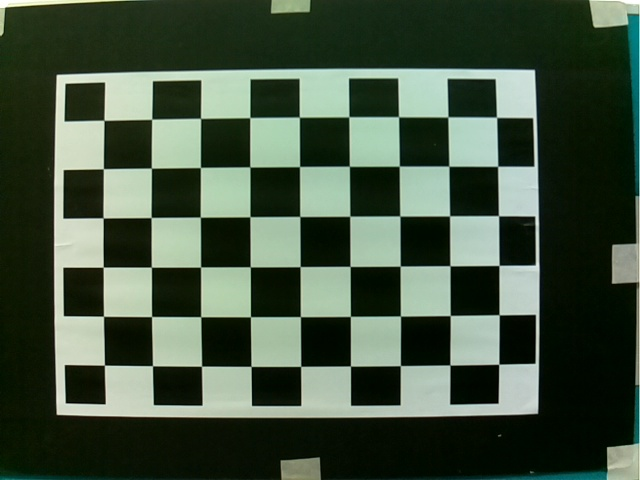
#> input picture milestone5/calibration/images/img_00.png, 640 x 480 px; its folder holds only this picture in this run
$ python testing.py
#> lines starting #> are read from the running program, lines starting #| are printed output that depends on the picture; after the words box and inside, x2 and y2 are one past the last pixel; in counts of white or black regions, pixels touching at a corner belong together; long printed decimals are rounded
#!/usr/bin/env python

import cv2
import numpy as np
import os
import glob

# Defining the dimensions of checkerboard
CHECKERBOARD = (6,9)
criteria = (cv2.TERM_CRITERIA_EPS + cv2.TERM_CRITERIA_MAX_ITER, 30, 0.001)

# Creating vector to store vectors of 3D points for each checkerboard image
objpoints = []
# Creating vector to store vectors of 2D points for each checkerboard image
imgpoints = []


# Defining the world coordinates for 3D points
objp = np.zeros((1, CHECKERBOARD[0] * CHECKERBOARD[1], 3), np.float32)
objp[0,:,:2] = np.mgrid[0:CHECKERBOARD[0], 0:CHECKERBOARD[1]].T.reshape(-1, 2)
prev_img_shape = None

# Extracting path of individual image stored in a given directory
images = glob.glob('./images/*.png')
for fname in images:
    img = cv2.imread(fname)
#> img is the input picture: shape (480, 640, 3); mean B, G, R 64.8, 82.7, 67
    gray = cv2.cvtColor(img,cv2.COLOR_BGR2GRAY)
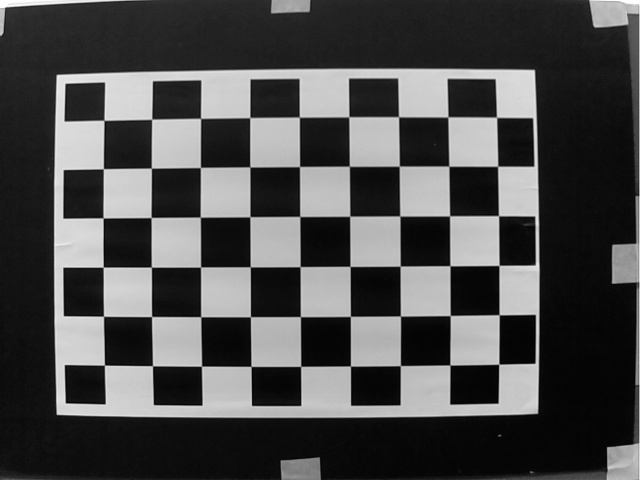
#> gray: shape (480, 640); min 0, max 255, mean 75.9
    # Find the chess board corners
    # If desired number of corners are found in the image then ret = true
    ret, corners = cv2.findChessboardCorners(gray, CHECKERBOARD, cv2.CALIB_CB_ADAPTIVE_THRESH + cv2.CALIB_CB_FAST_CHECK + cv2.CALIB_CB_NORMALIZE_IMAGE)
#> ret = True; corners = 54 rows, first 8: [104.5, 365.1], [103.5, 316.2], [103.2, 267.1], [103.2, 217.9], [103.4, 168.7], [104, 120.3], [152.5, 365.7], [151.6, 316.5]

    """
    If desired number of corner are detected,
    we refine the pixel coordinates and display
    them on the images of checker board
    """
    if ret == True:
        objpoints.append(objp)
        # refining pixel coordinates for given 2d points.
        corners2 = cv2.cornerSubPix(gray, corners, (11,11),(-1,-1), criteria)
#> corners2 = 54 rows, first 8: [104.4, 365.2], [103.5, 316.3], [103.2, 267.2], [103.1, 217.9], [103.4, 168.7], [103.9, 120.3], [152.5, 365.7], [151.6, 316.5]

        imgpoints.append(corners2)

        # Draw and display the corners
        img = cv2.drawChessboardCorners(img, CHECKERBOARD, corners2, ret)
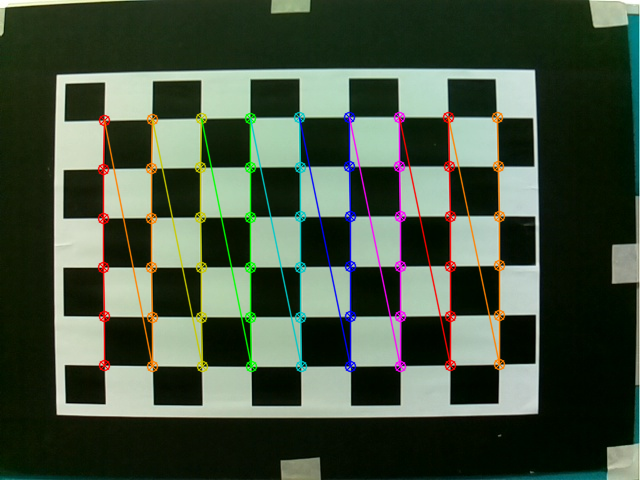
#> img: shape (480, 640, 3); 5.55% of pixels changed, all inside (x1, y1, x2, y2) = (97, 111, 506, 373)

    cv2.imshow('img',img)
    cv2.waitKey(0)

cv2.destroyAllWindows()

h,w = img.shape[:2]
#> h = 480; w = 640

"""
Performing camera calibration by
passing the value of known 3D points (objpoints)
and corresponding pixel coordinates of the
detected corners (imgpoints)
"""
ret, mtx, dist, rvecs, tvecs = cv2.calibrateCamera(objpoints, imgpoints, gray.shape[::-1], None, None)
#> ret = 0.125; mtx = [[1275.7, 0, 305.1], [0, 1271.9, 185.9], [0, 0, 1]]; dist = [[-0.391, -5.18, 0.0217, 0.00147, 58.57]]; rvecs = ([-0.0361, -0.004, -1.58],); tvecs = ([-4.09, 3.64, 25.52],)

print("Camera matrix : \n")
print(mtx)
#| [[1.27566784e+03 0.00000000e+00 3.05119503e+02]
#|  [0.00000000e+00 1.27189374e+03 1.85859137e+02]
#|  [0.00000000e+00 0.00000000e+00 1.00000000e+00]]
print("dist : \n")
print(dist)
#| [[-3.91481665e-01 -5.17885085e+00  2.16679718e-02  1.47149909e-03
#|    5.85748284e+01]]
print("rvecs : \n")
print(rvecs)
#| (array([[-0.03613],
#|        [-0.004001],
#|        [-1.576]]),)
print("tvecs : \n")
print(tvecs)
#| (array([[-4.089],
#|        [ 3.636],
#|        [25.520]]),)

# save the intrinsic parameters
dataDir = "{}/param/".format(os.getcwd())
print("\nIntrinsic parameters:\n", mtx)
#| Intrinsic parameters:
#|  [[1.27566784e+03 0.00000000e+00 3.05119503e+02]
#|  [0.00000000e+00 1.27189374e+03 1.85859137e+02]
#|  [0.00000000e+00 0.00000000e+00 1.00000000e+00]]
fileNameI = "{}intrinsic.txt".format(dataDir)
np.savetxt(fileNameI, mtx, delimiter=',')

$ run again, on milestone5/calibration/images/img_04.png
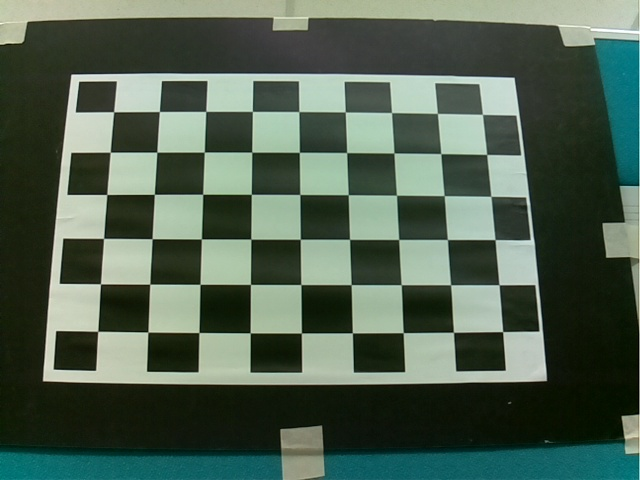
#> input picture milestone5/calibration/images/img_04.png, 640 x 480 px
#> img is the input picture: shape (480, 640, 3); mean B, G, R 81.1, 96.3, 79
#> `gray = cv2.cvtColor(img,cv2.COLOR_BGR2GRAY)`:
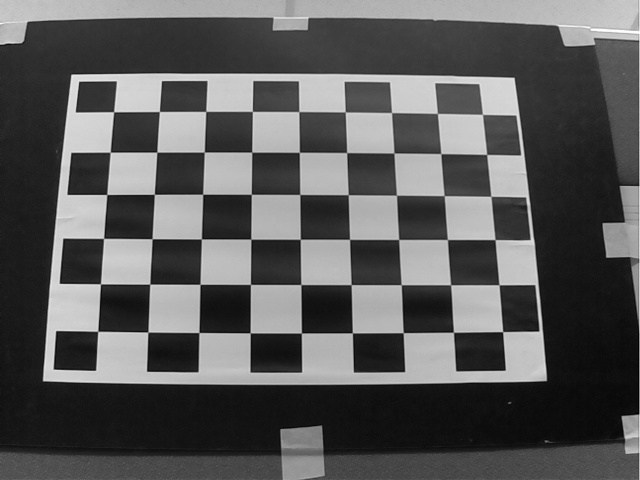
#> gray: shape (480, 640); min 1, max 254, mean 89.4
#> `ret, corners = cv2.findChessboardCorners(gray, CHECKERBOARD, cv2.CALIB..`: ret = True; corners = 54 rows, first 8: [97.75, 331.3], [100.5, 283.9], [103.6, 238.4], [106.8, 194.5], [110.3, 152.2], [113.6, 111.8], [147.9, 332], [149.7, 284.2]
#> corners2 = 54 rows, first 8: [97.7, 331.3], [100.5, 283.8], [103.6, 238.4], [106.8, 194.5], [110.2, 152.2], [113.6, 111.7], [147.9, 332.1], [149.7, 284.1]
#> `img = cv2.drawChessboardCorners(img, CHECKERBOARD, corners2, ret)`:
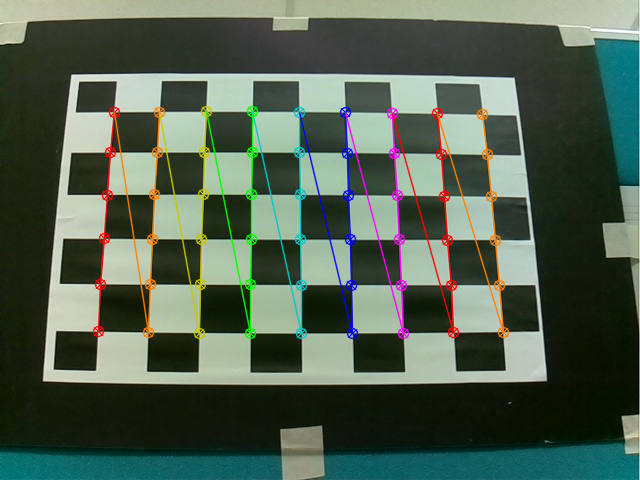
#> img: shape (480, 640, 3); 5.11% of pixels changed, all inside (x1, y1, x2, y2) = (92, 105, 510, 340)
#> `ret, mtx, dist, rvecs, tvecs = cv2.calibrateCamera(objpoints, imgpoint..`: ret = 0.228; mtx = [[1139.5, 0, 299.7], [0, 1131.4, 199.9], [0, 0, 1]]; dist = [[-0.115, -9.04, 0.0181, 0.000668, 73.94]]; rvecs = ([-0.325, -0.377, -1.54],); tvecs = ([-3.97, 2.58, 22.07],)
#| [[1.13953907e+03 0.00000000e+00 2.99723622e+02]
#|  [0.00000000e+00 1.13135949e+03 1.99899670e+02]
#|  [0.00000000e+00 0.00000000e+00 1.00000000e+00]]
#| [[-1.15258850e-01 -9.03806614e+00  1.81217669e-02  6.67740395e-04
#|    7.39440760e+01]]
#| (array([[-0.3252],
#|        [-0.377],
#|        [-1.545]]),)
#| (array([[-3.966],
#|        [ 2.579],
#|        [22.073]]),)
#| Intrinsic parameters:
#|  [[1.13953907e+03 0.00000000e+00 2.99723622e+02]
#|  [0.00000000e+00 1.13135949e+03 1.99899670e+02]
#|  [0.00000000e+00 0.00000000e+00 1.00000000e+00]]

$ run again, on milestone5/calibration/images/img_05.png
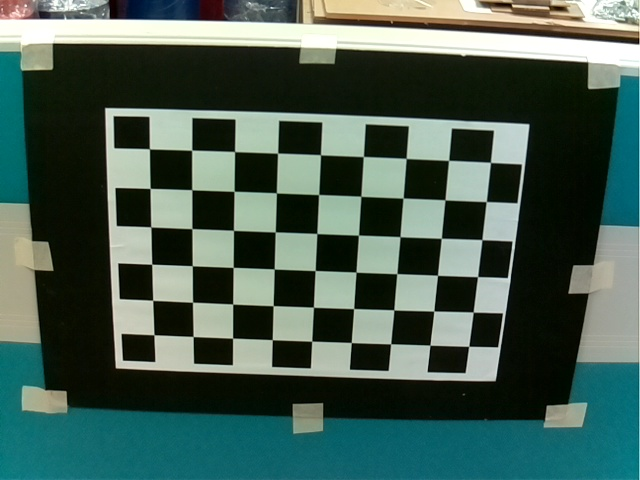
#> input picture milestone5/calibration/images/img_05.png, 640 x 480 px
#> img is the input picture: shape (480, 640, 3); mean B, G, R 82.2, 92.5, 69.8
#> `gray = cv2.cvtColor(img,cv2.COLOR_BGR2GRAY)`:
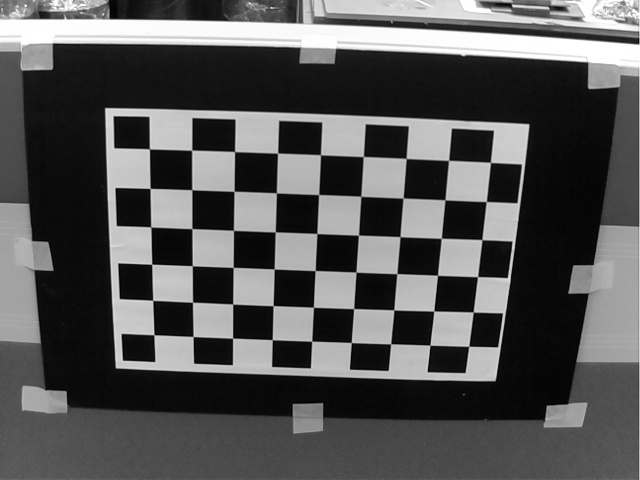
#> gray: shape (480, 640); min 0, max 255, mean 84.6
#> `ret, corners = cv2.findChessboardCorners(gray, CHECKERBOARD, cv2.CALIB..`: ret = True; corners = 54 rows, first 8: [154, 334.7], [152.6, 300.2], [151.7, 264.2], [150.7, 226.9], [150.2, 188.4], [149.4, 148.8], [193.1, 336.5], [192.6, 302.2]
#> corners2 = 54 rows, first 8: [153.9, 334.8], [152.7, 300.3], [151.7, 264.2], [150.8, 226.9], [150.1, 188.4], [149.4, 148.8], [193.1, 336.5], [192.5, 302.2]
#> `img = cv2.drawChessboardCorners(img, CHECKERBOARD, corners2, ret)`:
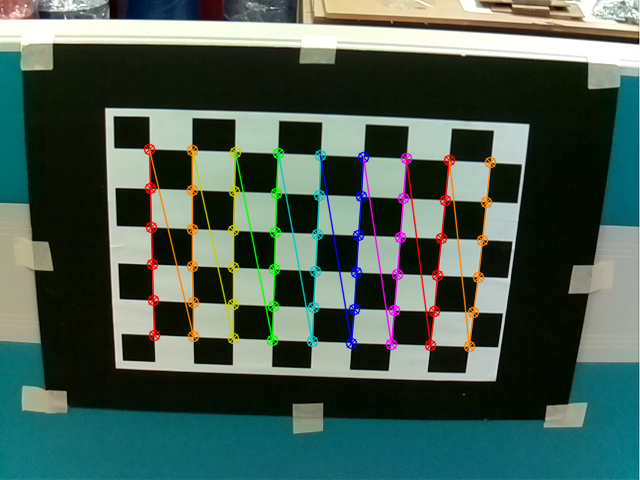
#> img: shape (480, 640, 3); 4.54% of pixels changed, all inside (x1, y1, x2, y2) = (143, 143, 497, 353)
#> `ret, mtx, dist, rvecs, tvecs = cv2.calibrateCamera(objpoints, imgpoint..`: ret = 0.237; mtx = [[1516, 0, 317.7], [0, 1705.1, 245.8], [0, 0, 1]]; dist = [[-1.7, 146.1, -0.00868, -0.00128, -5952.1]]; rvecs = ([0.506, 0.483, -1.47],); tvecs = ([-4.14, 2.01, 37.92],)
#| [[1.51601719e+03 0.00000000e+00 3.17652948e+02]
#|  [0.00000000e+00 1.70508218e+03 2.45828822e+02]
#|  [0.00000000e+00 0.00000000e+00 1.00000000e+00]]
#| [[-1.69647749e+00  1.46100829e+02 -8.67897263e-03 -1.27878292e-03
#|   -5.95205178e+03]]
#| (array([[ 0.5062],
#|        [ 0.4832],
#|        [-1.472]]),)
#| (array([[-4.145],
#|        [ 2.010],
#|        [37.917]]),)
#| Intrinsic parameters:
#|  [[1.51601719e+03 0.00000000e+00 3.17652948e+02]
#|  [0.00000000e+00 1.70508218e+03 2.45828822e+02]
#|  [0.00000000e+00 0.00000000e+00 1.00000000e+00]]

$ run again, on milestone5/calibration/images/img_06.png
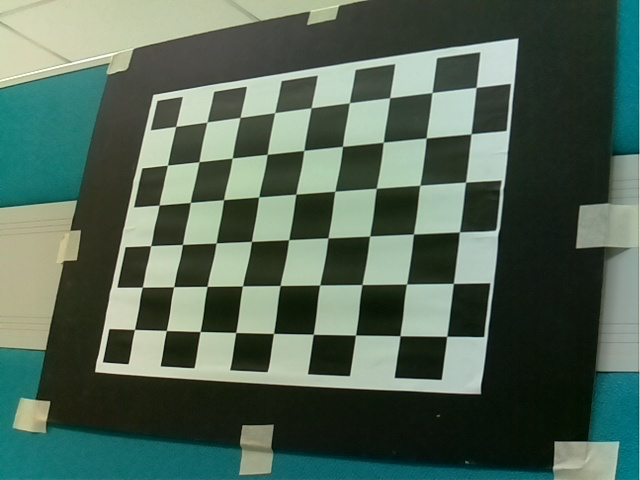
#> input picture milestone5/calibration/images/img_06.png, 640 x 480 px
#> img is the input picture: shape (480, 640, 3); mean B, G, R 87.7, 102.3, 82.1
#> `gray = cv2.cvtColor(img,cv2.COLOR_BGR2GRAY)`:
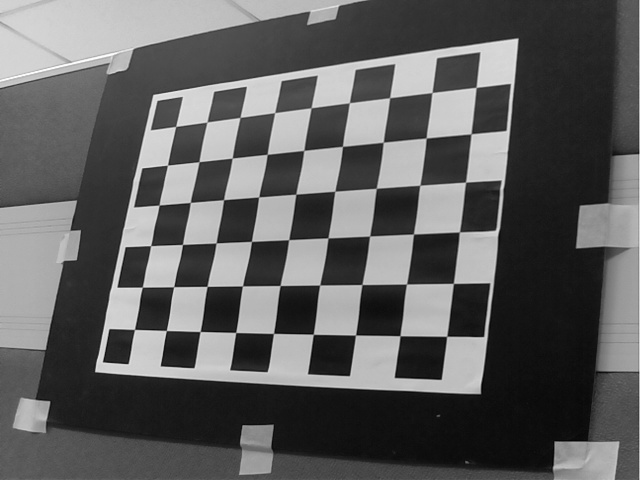
#> gray: shape (480, 640); min 2, max 253, mean 94.6
#> `ret, corners = cv2.findChessboardCorners(gray, CHECKERBOARD, cv2.CALIB..`: ret = True; corners = 54 rows, first 8: [134.5, 329.4], [142.4, 287.1], [150.6, 245.6], [159.1, 205.2], [167.5, 165.1], [175.7, 126.5], [166.4, 330.5], [173.7, 286.6]
#> corners2 = 54 rows, first 8: [134.5, 329.5], [142.3, 287.2], [150.7, 245.6], [159.1, 205.1], [167.5, 165.2], [175.6, 126.4], [166.3, 330.5], [173.6, 286.7]
#> `img = cv2.drawChessboardCorners(img, CHECKERBOARD, corners2, ret)`:
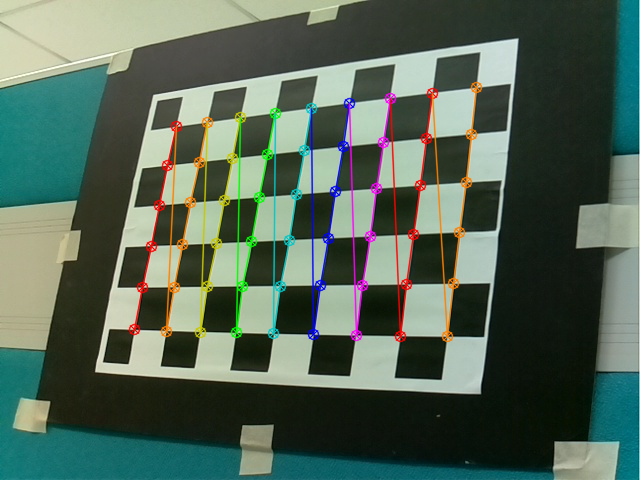
#> img: shape (480, 640, 3); 5.12% of pixels changed, all inside (x1, y1, x2, y2) = (128, 81, 483, 343)
#> `ret, mtx, dist, rvecs, tvecs = cv2.calibrateCamera(objpoints, imgpoint..`: ret = 0.36; mtx = [[1161.3, 0, 301.7], [0, 1156.4, 193.6], [0, 0, 1]]; dist = [[-0.0465, -13.41, 0.0179, 0.0252, 140.1]]; rvecs = ([-0.774, 0.222, -1.44],); tvecs = ([-3.8, 3.07, 25.85],)
#| [[1.16128332e+03 0.00000000e+00 3.01700487e+02]
#|  [0.00000000e+00 1.15643150e+03 1.93594034e+02]
#|  [0.00000000e+00 0.00000000e+00 1.00000000e+00]]
#| [[-4.64748530e-02 -1.34138505e+01  1.78610352e-02  2.52297129e-02
#|    1.40137936e+02]]
#| (array([[-0.7739],
#|        [ 0.2215],
#|        [-1.441]]),)
#| (array([[-3.801],
#|        [ 3.071],
#|        [25.846]]),)
#| Intrinsic parameters:
#|  [[1.16128332e+03 0.00000000e+00 3.01700487e+02]
#|  [0.00000000e+00 1.15643150e+03 1.93594034e+02]
#|  [0.00000000e+00 0.00000000e+00 1.00000000e+00]]

$ run again, on milestone5/calibration/images/img_01.png
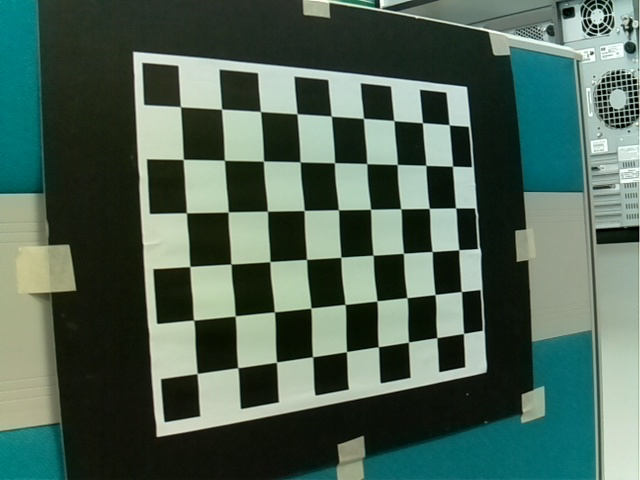
#> input picture milestone5/calibration/images/img_01.png, 640 x 480 px
#> img is the input picture: shape (480, 640, 3); mean B, G, R 86.2, 99.3, 77.1
#> `gray = cv2.cvtColor(img,cv2.COLOR_BGR2GRAY)`:
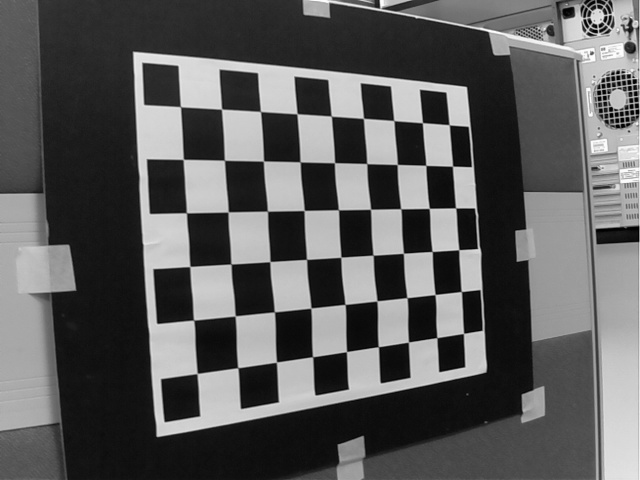
#> gray: shape (480, 640); min 0, max 253, mean 91.2
#> `ret, corners = cv2.findChessboardCorners(gray, CHECKERBOARD, cv2.CALIB..`: ret = True; corners = 54 rows, first 8: [197.2, 373.5], [193.6, 320.2], [189.9, 266.4], [186.4, 212.8], [183.3, 159.3], [180.5, 106.7], [237.7, 367.6], [235.3, 315.9]
#> corners2 = 54 rows, first 8: [197.1, 373.5], [193.6, 320.1], [189.8, 266.5], [186.4, 212.8], [183.2, 159.4], [180.5, 106.7], [237.8, 367.7], [235.2, 315.9]
#> `img = cv2.drawChessboardCorners(img, CHECKERBOARD, corners2, ret)`:
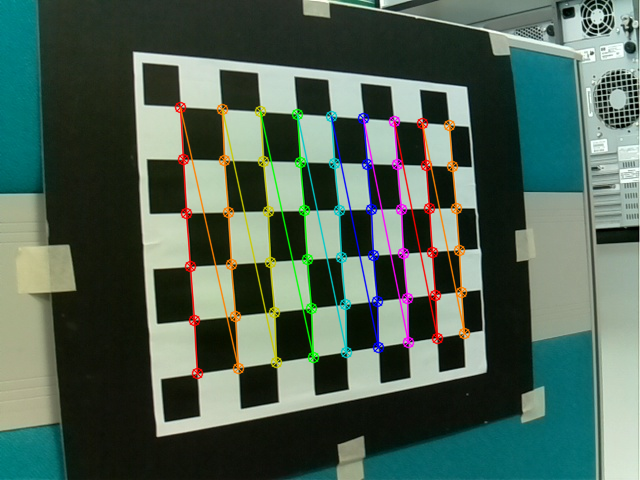
#> img: shape (480, 640, 3); 5.28% of pixels changed, all inside (x1, y1, x2, y2) = (174, 101, 471, 380)
#> `ret, mtx, dist, rvecs, tvecs = cv2.calibrateCamera(objpoints, imgpoint..`: ret = 0.381; mtx = [[1405.2, 0, 324.7], [0, 1264.6, 237.3], [0, 0, 1]]; dist = [[-0.741, 13.96, 0.00801, -0.0389, -489.4]]; rvecs = ([0.66, -0.715, -1.51],); tvecs = ([-2.13, 2.54, 23.52],)
#| [[1.40515478e+03 0.00000000e+00 3.24690087e+02]
#|  [0.00000000e+00 1.26460559e+03 2.37270389e+02]
#|  [0.00000000e+00 0.00000000e+00 1.00000000e+00]]
#| [[-7.40938399e-01  1.39572425e+01  8.01247885e-03 -3.89465484e-02
#|   -4.89372561e+02]]
#| (array([[ 0.6598],
#|        [-0.7148],
#|        [-1.511]]),)
#| (array([[-2.128],
#|        [ 2.538 ],
#|        [23.524]]),)
#| Intrinsic parameters:
#|  [[1.40515478e+03 0.00000000e+00 3.24690087e+02]
#|  [0.00000000e+00 1.26460559e+03 2.37270389e+02]
#|  [0.00000000e+00 0.00000000e+00 1.00000000e+00]]
